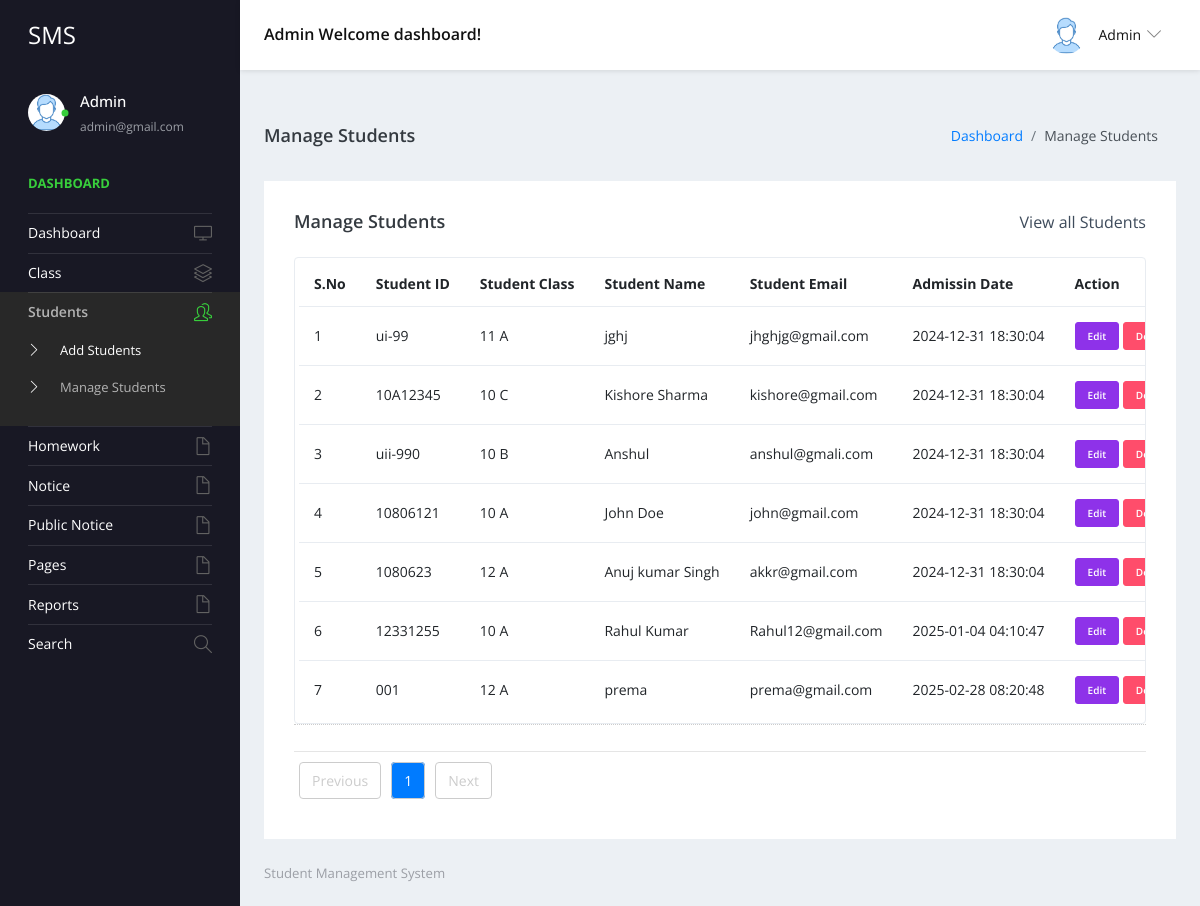
The page /admin/manage-students.php (signed in) on the database its author committed.
### tables this page shows
CREATE TABLE `tblstudent` (
  `ID` int(10) NOT NULL,
  `StudentName` varchar(200) DEFAULT NULL,
  `StudentEmail` varchar(200) DEFAULT NULL,
  `StudentClass` varchar(100) DEFAULT NULL,
  `Gender` varchar(50) DEFAULT NULL,
  `DOB` date DEFAULT NULL,
  `StuID` varchar(200) DEFAULT NULL,
  `FatherName` mediumtext DEFAULT NULL,
  `MotherName` mediumtext DEFAULT NULL,
  `ContactNumber` bigint(10) DEFAULT NULL,
  `AltenateNumber` bigint(10) DEFAULT NULL,
  `Address` mediumtext DEFAULT NULL,
  `UserName` varchar(200) DEFAULT NULL,
  `Password` varchar(200) DEFAULT NULL,
  `Image` varchar(200) DEFAULT NULL,
  `DateofAdmission` timestamp NULL DEFAULT current_timestamp()
);

CREATE TABLE `tblclass` (
  `ID` int(5) NOT NULL,
  `ClassName` varchar(50) DEFAULT NULL,
  `Section` varchar(20) DEFAULT NULL,
  `CreationDate` timestamp NULL DEFAULT current_timestamp()
);

### admin/manage-students.php (the view, shortened to what this page needs)
<?php
include('includes/dbconnection.php');
if (strlen($_SESSION['sturecmsaid']==0)) {
  header('location:logout.php');
  } else{
?>
<!DOCTYPE html>
<html lang="en">
  <head>
    <link rel="stylesheet" href="vendors/simple-line-icons/css/simple-line-icons.css">
    <link rel="stylesheet" href="vendors/flag-icon-css/css/flag-icon.min.css">
    <link rel="stylesheet" href="vendors/css/vendor.bundle.base.css">
    <link rel="stylesheet" href="./vendors/daterangepicker/daterangepicker.css">
    <link rel="stylesheet" href="./vendors/chartist/chartist.min.css">
    <link rel="stylesheet" href="./css/style.css">
  </head>
  <body>
    <div class="container-scroller">
     <?php include_once('includes/header.php');?>
      <div class="container-fluid page-body-wrapper">
        <?php include_once('includes/sidebar.php');?>
        <div class="main-panel">
          <div class="content-wrapper">
             <div class="page-header">
              <h3 class="page-title"> Manage Students </h3>
              <nav aria-label="breadcrumb">
                <ol class="breadcrumb">
                  <li class="breadcrumb-item"><a href="dashboard.php">Dashboard</a></li>
                  <li class="breadcrumb-item active" aria-current="page"> Manage Students</li>
                </ol>
              </nav>
            </div>
            <div class="row">
              <div class="col-md-12 grid-margin stretch-card">
                <div class="card">
                  <div class="card-body">
                    <div class="d-sm-flex align-items-center mb-4">
                      <h4 class="card-title mb-sm-0">Manage Students</h4>
                      <a href="#" class="text-dark ml-auto mb-3 mb-sm-0"> View all Students</a>
                    </div>
                    <div class="table-responsive border rounded p-1">
                      <table class="table">
                        <thead>
                          <tr>
                            <th class="font-weight-bold">S.No</th>
                            <th class="font-weight-bold">Student ID</th>
                            <th class="font-weight-bold">Student Class</th>
                            <th class="font-weight-bold">Student Name</th>
                            <th class="font-weight-bold">Student Email</th>
                            <th class="font-weight-bold">Admissin Date</th>
                            <th class="font-weight-bold">Action</th>
                          </tr>
                        </thead>
                        <tbody>
                           <?php
 if (isset($_GET['page_no']) && $_GET['page_no']!="") {
  $page_no = $_GET['page_no'];
  } else {
    $page_no = 1;
        }
  $total_records_per_page = 10;
    $offset = ($page_no-1) * $total_records_per_page;
  $previous_page = $page_no - 1;
  $next_page = $page_no + 1;
        $ret = "SELECT ID FROM tblstudent";
$query1 = $dbh -> prepare($ret);
$query1->execute();
$total_records=$query1->rowCount();
  $total_no_of_pages = ceil($total_records / $total_records_per_page);
$sql="SELECT tblstudent.StuID,tblstudent.ID as sid,tblstudent.StudentName,tblstudent.StudentEmail,tblstudent.DateofAdmission,tblclass.ClassName,tblclass.Section from tblstudent join tblclass on tblclass.ID=tblstudent.StudentClass LIMIT $offset, $total_records_per_page";
$query = $dbh -> prepare($sql);
$query->execute();
$results=$query->fetchAll(PDO::FETCH_OBJ);
$cnt=1;
if($query->rowCount() > 0)
{
foreach($results as $row)
{               ?>
                          <tr>
                            <td><?php echo htmlentities($cnt);?></td>
                            <td><?php  echo htmlentities($row->StuID);?></td>
                            <td><?php  echo htmlentities($row->ClassName);?> <?php  echo htmlentities($row->Section);?></td>
                            <td><?php  echo htmlentities($row->StudentName);?></td>
                            <td><?php  echo htmlentities($row->StudentEmail);?></td>
                            <td><?php  echo htmlentities($row->DateofAdmission);?></td>
                            <td>
                              <div><a href="edit-student-detail.php?editid=<?php echo htmlentities ($row->sid);?>" class="btn btn-info btn-xs"  target="blank">Edit</a>
                                                 <a href="manage-students.php?delid=<?php echo ($row->sid);?>" onclick="return confirm('Do you really want to Delete ?');" class="btn btn-danger btn-xs"> Delete</a></div>
                            </td>
                          </tr><?php $cnt=$cnt+1;}} ?>
                        </tbody>
                      </table>
                    </div>
                    <div align="left">
                      <div style='padding: 10px 20px 0px; border-top: dotted 1px #CCC;'>
</div>
<hr />
<ul class="pagination">
<li <?php if($page_no <= 1){ echo "class='disabled'"; } ?>>
<a <?php if($page_no > 1){ echo "href='?page_no=$previous_page'"; } ?>>Previous</a>
</li>
<?php
if ($total_no_of_pages <= 10){
for ($counter = 1; $counter <= $total_no_of_pages; $counter++){
if ($counter == $page_no) {
echo "<li class='active'><a>$counter</a></li>";
}else{
echo "<li><a href='?page_no=$counter'>$counter</a></li>";
}
}
}
?>
<li <?php if($page_no >= $total_no_of_pages){ echo "class='disabled'"; } ?>>
<a <?php if($page_no < $total_no_of_pages) { echo "href='?page_no=$next_page'"; } ?>>Next</a>
</li>
</ul>
</div>
                  </div>
                </div>
              </div>
            </div>
          </div>
         <?php include_once('includes/footer.php');?>
        </div>
      </div>
    </div>
  </body>
</html><?php }  ?>

### admin/includes/header.php (shortened to what this page needs)
 <nav class="navbar default-layout-navbar col-lg-12 col-12 p-0 fixed-top d-flex flex-row">
        <div class="navbar-brand-wrapper d-flex align-items-center">
          <a class="navbar-brand brand-logo" href="dashboard.php">
            <strong style="color: white;">SMS</strong>
          </a>
        </div><?php
         $aid= $_SESSION['sturecmsaid'];
$sql="SELECT * from tbladmin where ID=:aid";
$query = $dbh -> prepare($sql);
$query->bindParam(':aid',$aid,PDO::PARAM_STR);
$query->execute();
$results=$query->fetchAll(PDO::FETCH_OBJ);
$cnt=1;
if($query->rowCount() > 0)
{
foreach($results as $row)
{               ?>
        <div class="navbar-menu-wrapper d-flex align-items-center flex-grow-1">
          <h5 class="mb-0 font-weight-medium d-none d-lg-flex"><?php  echo htmlentities($row->AdminName);?> Welcome dashboard!</h5>
          <ul class="navbar-nav navbar-nav-right ml-auto">
            <li class="nav-item dropdown d-none d-xl-inline-flex user-dropdown">
              <a class="nav-link dropdown-toggle" id="UserDropdown" href="#" data-toggle="dropdown" aria-expanded="false">
                <img class="img-xs rounded-circle ml-2" src="images/faces/face8.jpg" alt="Profile image"> <span class="font-weight-normal"> <?php  echo htmlentities($row->AdminName);?> </span></a>
                <?php $cnt=$cnt+1;}} ?>
            </li>
          </ul>
        </div>
      </nav>

### admin/includes/sidebar.php (shortened to what this page needs)
<nav class="sidebar sidebar-offcanvas" id="sidebar">
          <ul class="nav">
            <li class="nav-item nav-profile">
              <a href="#" class="nav-link">
                <div class="profile-image">
                  <img class="img-xs rounded-circle" src="images/faces/face8.jpg" alt="profile image">
                  <div class="dot-indicator bg-success"></div>
                </div>
                <div class="text-wrapper">
                  <?php
         $aid= $_SESSION['sturecmsaid'];
$sql="SELECT * from tbladmin where ID=:aid";
$query = $dbh -> prepare($sql);
$query->bindParam(':aid',$aid,PDO::PARAM_STR);
$query->execute();
$results=$query->fetchAll(PDO::FETCH_OBJ);
$cnt=1;
if($query->rowCount() > 0)
{
foreach($results as $row)
{               ?>
                  <p class="profile-name"><?php  echo htmlentities($row->AdminName);?></p>
                  <p class="designation"><?php  echo htmlentities($row->Email);?></p><?php $cnt=$cnt+1;}} ?>
                </div>
              </a>
            </li>
            <li class="nav-item nav-category">
              <span class="nav-link">Dashboard</span>
            </li>
            <li class="nav-item">
              <a class="nav-link" href="dashboard.php">
                <span class="menu-title">Dashboard</span>
                <i class="icon-screen-desktop menu-icon"></i>
              </a>
            </li>
            <li class="nav-item">
              <a class="nav-link" data-toggle="collapse" href="#ui-basic" aria-expanded="false" aria-controls="ui-basic">
                <span class="menu-title">Class</span>
                <i class="icon-layers menu-icon"></i>
              </a>
            </li>
            <li class="nav-item">
              <a class="nav-link" data-toggle="collapse" href="#ui-basic1" aria-expanded="false" aria-controls="ui-basic1">
                <span class="menu-title">Students</span>
                <i class="icon-people menu-icon"></i>
              </a>
              <div class="collapse" id="ui-basic1">
                <ul class="nav flex-column sub-menu">
                  <li class="nav-item"> <a class="nav-link" href="add-students.php">Add Students</a></li>
                  <li class="nav-item"> <a class="nav-link" href="manage-students.php">Manage Students</a></li>
                </ul>
              </div>
            </li>
 <li class="nav-item">
              <a class="nav-link" data-toggle="collapse" href="#hw" aria-expanded="false" aria-controls="hw">
                <span class="menu-title">Homework</span>
                <i class="icon-doc menu-icon"></i>
              </a>
            </li>
            <li class="nav-item">
              <a class="nav-link" data-toggle="collapse" href="#auth" aria-expanded="false" aria-controls="auth">
                <span class="menu-title">Notice</span>
                <i class="icon-doc menu-icon"></i>
              </a>
            </li>
            <li class="nav-item">
              <a class="nav-link" data-toggle="collapse" href="#auth1" aria-expanded="false" aria-controls="auth">
                <span class="menu-title">Public Notice</span>
                <i class="icon-doc menu-icon"></i>
              </a>
              <li class="nav-item">
              <a class="nav-link" data-toggle="collapse" href="#auth2" aria-expanded="false" aria-controls="auth">
                <span class="menu-title">Pages</span>
                <i class="icon-doc menu-icon"></i>
              </a>
            </li>
      <li class="nav-item">
              <a class="nav-link" data-toggle="collapse" href="#auth22" aria-expanded="false" aria-controls="auth2">
                <span class="menu-title">Reports</span>
                <i class="icon-doc menu-icon"></i>
              </a>
            </li>
            <li class="nav-item">
              <a class="nav-link" href="search.php">
                <span class="menu-title">Search</span>
                <i class="icon-magnifier menu-icon"></i>
              </a>
            </li>
            </li>
          </ul>
        </nav>

### rows shown on the page
tblstudent: StuID "ui-99", tblclass.ClassName "11", tblclass.Section "A", StudentName "jghj", StudentEmail "jhghjg@gmail.com", DateofAdmission "2024-12-31 18:30:04"
tblstudent: StuID "10A12345", tblclass.ClassName "10", tblclass.Section "C", StudentName "Kishore Sharma", StudentEmail "kishore@gmail.com", DateofAdmission "2024-12-31 18:30:04"
tblstudent: StuID "uii-990", tblclass.ClassName "10", tblclass.Section "B", StudentName "Anshul", StudentEmail "anshul@gmali.com", DateofAdmission "2024-12-31 18:30:04"
tblstudent: StuID "10806121", tblclass.ClassName "10", tblclass.Section "A", StudentName "John Doe", StudentEmail "john@gmail.com", DateofAdmission "2024-12-31 18:30:04"
tblstudent: StuID "1080623", tblclass.ClassName "12", tblclass.Section "A", StudentName "Anuj kumar Singh", StudentEmail "akkr@gmail.com", DateofAdmission "2024-12-31 18:30:04"
tblstudent: StuID "12331255", tblclass.ClassName "10", tblclass.Section "A", StudentName "Rahul Kumar", StudentEmail "Rahul12@gmail.com", DateofAdmission "2025-01-04 04:10:47"
tblstudent: StuID "001", tblclass.ClassName "12", tblclass.Section "A", StudentName "prema", StudentEmail "prema@gmail.com", DateofAdmission "2025-02-28 08:20:48"

### other values the page prints
$row->AdminName "Admin"
$row->Email "admin@gmail.com"
